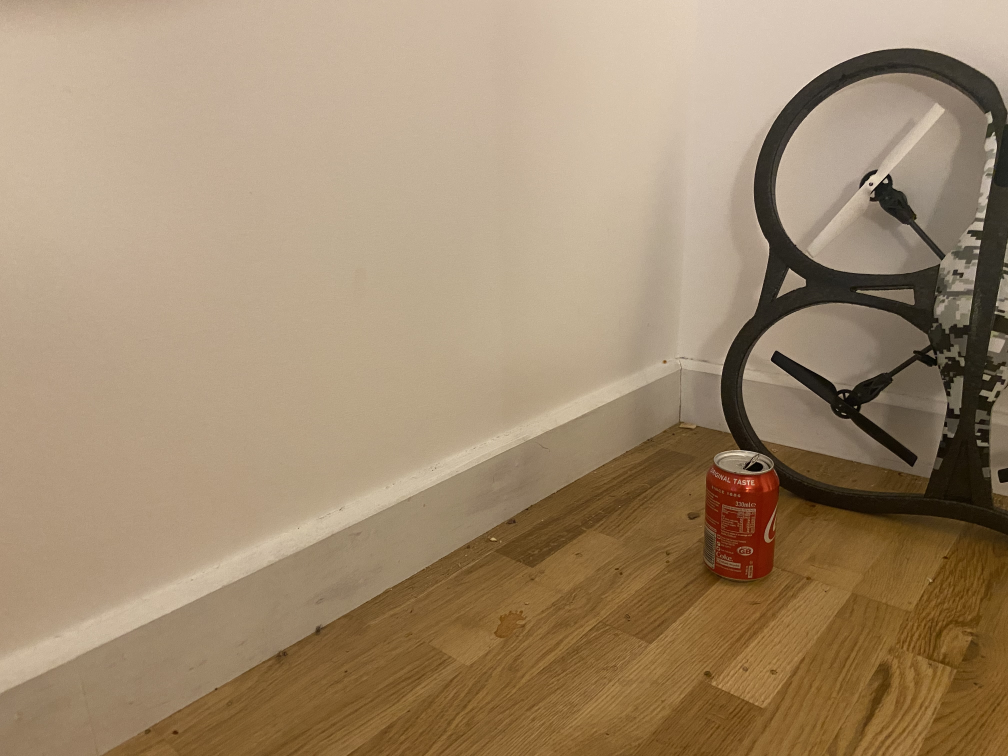
#> input picture Data/drone/IMG_7898.jpg, 4032 x 3024 px, given in place of IMG_7984.jpg, which was not available (shown at 1/4 size)
$ python City_SIFT.py
#> lines starting #> are read from the running program, lines starting #| are printed output that depends on the picture; pictures that were not available may be replaced by others from this repository, and a replacement may not be noted
import cv2
import numpy as np
import matplotlib.pyplot as plt
import time

# Set final stitched image dimensions
dim_x, dim_y = 1024, 768

# Function to plot a single image with a title
def plot_image(image, title, figsize=(10, 5)):
    '''Display a single image with a title.'''
    plt.figure(figsize=figsize)
    plt.axis('off')
    plt.title(title, fontsize=14)
    plt.imshow(cv2.cvtColor(image, cv2.COLOR_BGR2RGB))
    plt.show()

def detect_features(image):
    """
    Detect SIFT features and compute descriptors.
    """
    start_time = time.time()
    sift = cv2.SIFT_create()
    gray = cv2.cvtColor(image, cv2.COLOR_BGR2GRAY)
    keypoints, descriptors = sift.detectAndCompute(gray, None)
    end_time = time.time()
    print(f"Feature detection: {len(keypoints)} keypoints detected in {end_time - start_time:.2f} seconds.")
    return keypoints, descriptors

def match_features(des1, des2):
    """
    Match SIFT descriptors using FLANN-based matcher.
    """
    start_time = time.time()
    index_params = dict(algorithm=1, trees=5)  # FLANN_INDEX_KDTREE = 1
    search_params = dict(checks=50)

    flann = cv2.FlannBasedMatcher(index_params, search_params)
    matches = flann.knnMatch(des1, des2, k=2)

    # Lowe's ratio test
    good_matches = []
    for m, n in matches:
        if m.distance < 0.7 * n.distance:
            good_matches.append(m)
    end_time = time.time()
    print(f"Feature matching: {len(good_matches)} matches found in {end_time - start_time:.2f} seconds.")
    return good_matches

def compute_homography(matches, kp1, kp2):
    """
    Compute homography matrix using RANSAC.
    """
    if len(matches) < 10:
        print("Not enough matches to compute homography.")
        return None
    start_time = time.time()
    pts1 = np.float32([kp1[m.queryIdx].pt for m in matches]).reshape(-1, 1, 2)
    pts2 = np.float32([kp2[m.trainIdx].pt for m in matches]).reshape(-1, 1, 2)
    H, _ = cv2.findHomography(pts2, pts1, cv2.RANSAC, 5.0)
    end_time = time.time()
    print(f"Homography computation: Completed in {end_time - start_time:.2f} seconds.")
    return H

def stitch_images(images):
    """
    Stitches a list of images into a panorama.
    """
    start_time = time.time()
    base_img = images[0]
    h_base, w_base = base_img.shape[:2]
    base_img_corners = np.float32([[0, 0], [w_base, 0], [w_base, h_base], [0, h_base]]).reshape(-1, 1, 2)

    # Compute cumulative homographies and determine the canvas size
    homographies = [np.eye(3)]
    all_corners = [base_img_corners]

    for i in range(1, len(images)):
        print(f"Processing image {i + 1}...")
        kp1, des1 = detect_features(images[i - 1])
        kp2, des2 = detect_features(images[i])
        matches = match_features(des1, des2)

        H = compute_homography(matches, kp1, kp2)
        if H is None:
            print(f"Skipping image {i} due to insufficient matches.")
            continue

        H_cumulative = np.dot(homographies[-1], H)
        homographies.append(H_cumulative)

        h, w = images[i].shape[:2]
        corners = np.float32([[0, 0], [w, 0], [w, h], [0, h]]).reshape(-1, 1, 2)
        transformed_corners = cv2.perspectiveTransform(corners, H_cumulative)
        all_corners.append(transformed_corners)

    # Determine canvas size
    all_corners = np.concatenate(all_corners, axis=0)
    [x_min, y_min] = np.int32(all_corners.min(axis=0).ravel() - 0.5)
    [x_max, y_max] = np.int32(all_corners.max(axis=0).ravel() + 0.5)

    canvas_width = x_max - x_min
    canvas_height = y_max - y_min
    canvas = np.zeros((canvas_height, canvas_width, 3), dtype=np.uint8)

    # Warp each image into the canvas
    for i, img in enumerate(images):
        print(f"Warping image {i + 1}...")
        H_translation = np.array([[1, 0, -x_min], [0, 1, -y_min], [0, 0, 1]])
        warped_img = cv2.warpPerspective(img, np.dot(H_translation, homographies[i]), (canvas_width, canvas_height))

        mask = (warped_img > 0).astype(np.uint8)
        canvas = np.where(mask, warped_img, canvas)

    end_time = time.time()
    print(f"Image stitching completed in {end_time - start_time:.2f} seconds.")
    return canvas

# Main Function
if __name__ == "__main__":
    # Load images
    img1 = cv2.imread('IMG_7984.jpg')
#> img1 is the input picture: shape (3024, 4032, 3); mean B, G, R 109.7, 138, 160.5
    img2 = cv2.imread('IMG_7985.jpg')
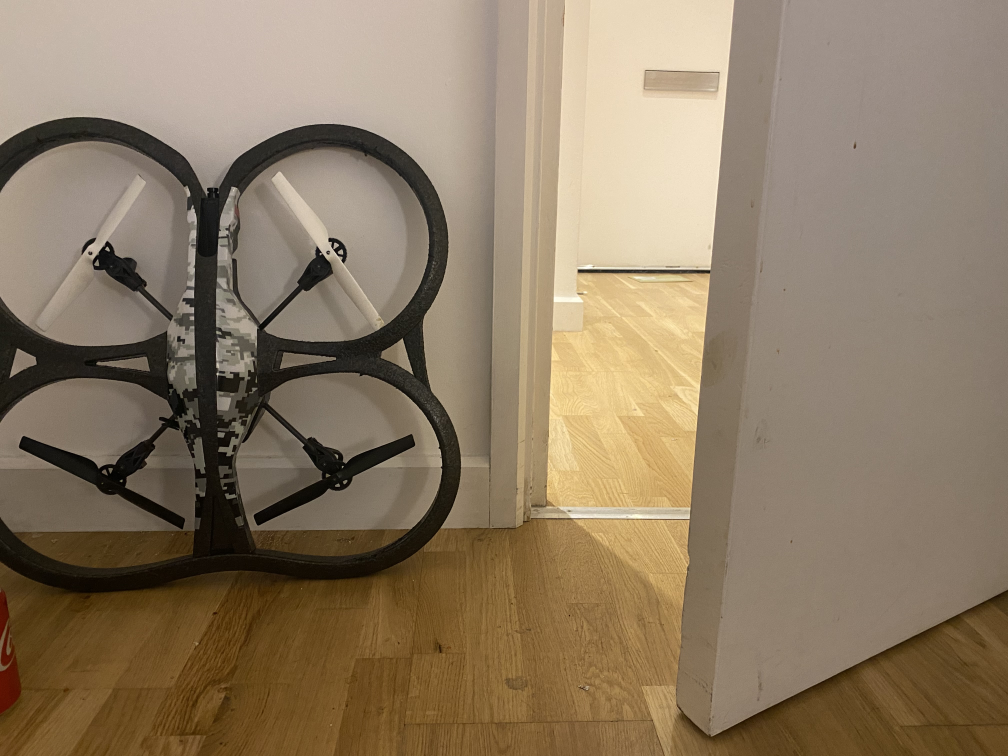
#> input picture Data/drone/IMG_7899.jpg, 4032 x 3024 px, given in place of IMG_7985.jpg, which was not available (shown at 1/4 size)
#> img2 is the input picture: shape (3024, 4032, 3); mean B, G, R 99.8, 123, 140.8
    img3 = cv2.imread('IMG_7986.jpg')
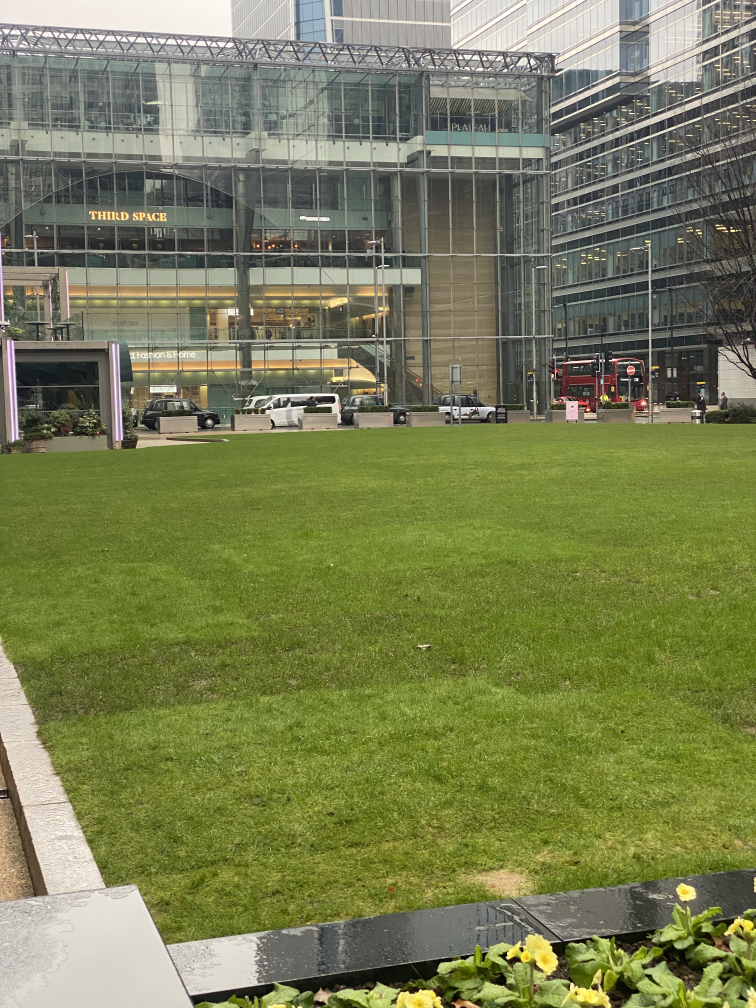
#> input picture Data/city/IMG_7986.jpg, 3024 x 4032 px, found by its file name (shown at 1/4 size)
#> img3 is the input picture: shape (4032, 3024, 3); mean B, G, R 83.9, 127.1, 121.2
    img1 = cv2.resize(img1, (dim_x, dim_y))
#> img1: shape (768, 1024, 3)
    img2 = cv2.resize(img2, (dim_x, dim_y))
#> img2: shape (768, 1024, 3)
    img3 = cv2.resize(img3, (dim_x, dim_y))
#> img3: shape (768, 1024, 3)
    images = [img1, img2, img3]

    # Visualize keypoints
    keypoints_drawn_1 = cv2.drawKeypoints(img1, detect_features(img1)[0], None, color=(0, 0, 255))
#> in detect_features, `keypoints, descriptors = sift.detectAndCompute(gray, None)`: keypoints = 700 keypoints; strongest (x, y, size): (885, 187, 2.6), (900, 184, 2.6), (902, 180, 3.5), (888, 175, 3.3)
#| Feature detection: 700 keypoints detected in 0.19 seconds.
    keypoints_drawn_2 = cv2.drawKeypoints(img2, detect_features(img2)[0], None, color=(0, 0, 255))
#> in detect_features (call 2), `keypoints, descriptors = sift.detectAndCompute(gray, None)`: keypoints = 699 keypoints; strongest (x, y, size): (589, 275, 2.8), (109, 253, 2.6), (341, 249, 3), (92, 257, 2.6)
#| Feature detection: 699 keypoints detected in 0.20 seconds.
    keypoints_drawn_3 = cv2.drawKeypoints(img3, detect_features(img3)[0], None, color=(0, 0, 255))
#> in detect_features (call 3), `keypoints, descriptors = sift.detectAndCompute(gray, None)`: keypoints = 5564 keypoints; strongest (x, y, size): (707, 723, 2.7), (863, 289, 2), (748, 286, 2), (431, 309, 2)
#| Feature detection: 5564 keypoints detected in 0.38 seconds.
    keypoints_combined = np.hstack((keypoints_drawn_1, keypoints_drawn_2, keypoints_drawn_3))
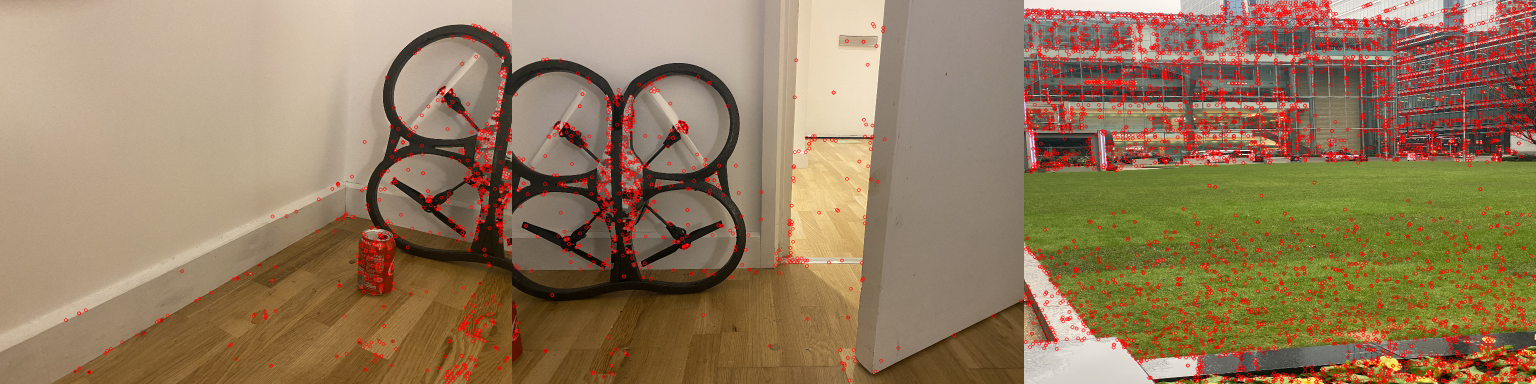
#> keypoints_combined: shape (768, 3072, 3) (shown at 1/2 size); mean B, G, R 93, 123.1, 148
    plot_image(keypoints_combined, "Keypoints")

    # Visualize matches
    matches_1_2 = match_features(detect_features(img1)[1], detect_features(img2)[1])
#> in detect_features (call 4), `keypoints, descriptors = sift.detectAndCompute(gray, None)`: keypoints = 700 keypoints; strongest (x, y, size): (885, 187, 2.6), (900, 184, 2.6), (902, 180, 3.5), (888, 175, 3.3)
#| Feature detection: 700 keypoints detected in 0.16 seconds.
#> in detect_features (call 5), `keypoints, descriptors = sift.detectAndCompute(gray, None)`: keypoints = 699 keypoints; strongest (x, y, size): (589, 275, 2.8), (109, 253, 2.6), (341, 249, 3), (92, 257, 2.6)
#| Feature detection: 699 keypoints detected in 0.14 seconds.
#> in match_features, `matches = flann.knnMatch(des1, des2, k=2)`: matches = 700 matches
#> after the loop in match_features, `for m, n in matches:`: good_matches = 107 matches
#| Feature matching: 107 matches found in 0.01 seconds.
#> matches_1_2 = 107 matches
    matches_2_3 = match_features(detect_features(img2)[1], detect_features(img3)[1])
#| Feature detection: 699 keypoints detected in 0.17 seconds.
#> in detect_features (call 7), `keypoints, descriptors = sift.detectAndCompute(gray, None)`: keypoints = 5564 keypoints; strongest (x, y, size): (707, 723, 2.7), (863, 289, 2), (748, 286, 2), (431, 309, 2)
#| Feature detection: 5564 keypoints detected in 0.28 seconds.
#> in match_features (call 2), `matches = flann.knnMatch(des1, des2, k=2)`: matches = 699 matches
#> after the loop in match_features (call 2), `for m, n in matches:`: good_matches = 4 matches
#| Feature matching: 4 matches found in 0.04 seconds.
#> matches_2_3 = 4 matches

    matches_drawn_1_2 = cv2.drawMatches(img1, detect_features(img1)[0], img2, detect_features(img2)[0], matches_1_2[:50], None,
                                        matchColor=(0, 0, 255), flags=cv2.DrawMatchesFlags_NOT_DRAW_SINGLE_POINTS)
#> in detect_features (call 8), `keypoints, descriptors = sift.detectAndCompute(gray, None)`: keypoints = 700 keypoints; strongest (x, y, size): (885, 187, 2.6), (900, 184, 2.6), (902, 180, 3.5), (888, 175, 3.3)
#| Feature detection: 700 keypoints detected in 0.17 seconds.
#> in detect_features (call 9), `keypoints, descriptors = sift.detectAndCompute(gray, None)`: keypoints = 699 keypoints; strongest (x, y, size): (589, 275, 2.8), (109, 253, 2.6), (341, 249, 3), (92, 257, 2.6)
#| Feature detection: 699 keypoints detected in 0.17 seconds.
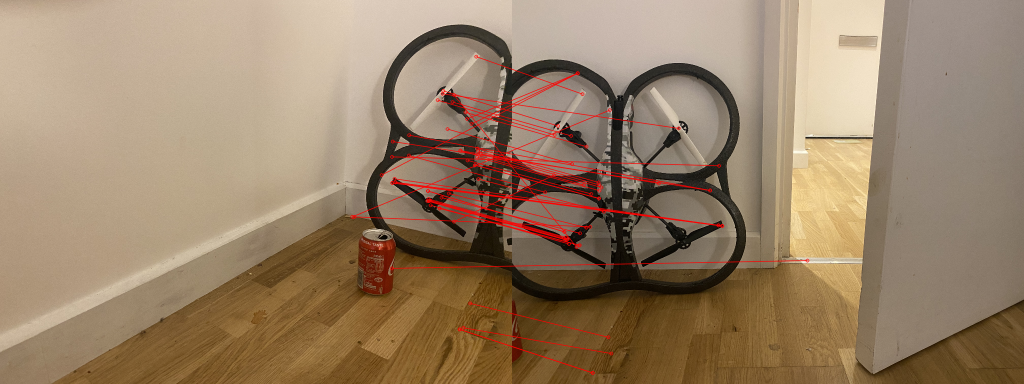
#> matches_drawn_1_2: shape (768, 2048, 3) (shown at 1/2 size); mean B, G, R 103.6, 129.2, 152.7
    matches_drawn_2_3 = cv2.drawMatches(img2, detect_features(img2)[0], img3, detect_features(img3)[0], matches_2_3[:50], None,
                                        matchColor=(0, 0, 255), flags=cv2.DrawMatchesFlags_NOT_DRAW_SINGLE_POINTS)
#| Feature detection: 699 keypoints detected in 0.17 seconds.
#> in detect_features (call 11), `keypoints, descriptors = sift.detectAndCompute(gray, None)`: keypoints = 5564 keypoints; strongest (x, y, size): (707, 723, 2.7), (863, 289, 2), (748, 286, 2), (431, 309, 2)
#| Feature detection: 5564 keypoints detected in 0.32 seconds.
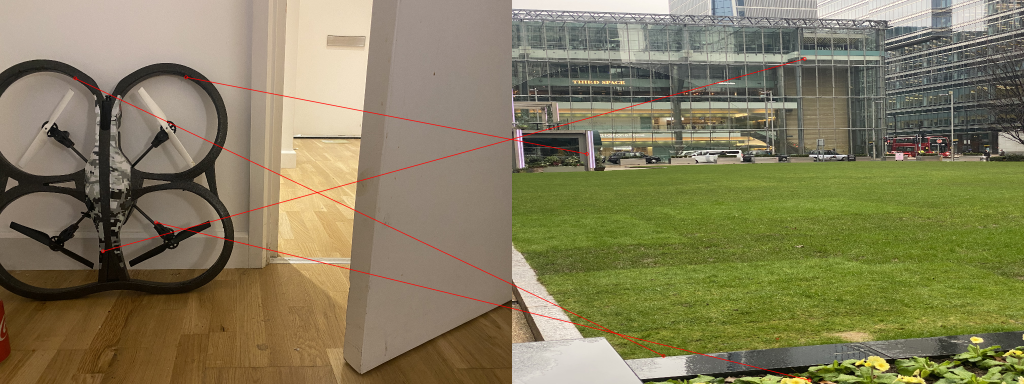
#> matches_drawn_2_3: shape (768, 2048, 3) (shown at 1/2 size); mean B, G, R 91.3, 124.4, 131.4

    plot_image(matches_drawn_1_2, "Matched Keypoints between Image 1 and Image 2")
    plot_image(matches_drawn_2_3, "Matched Keypoints between Image 2 and Image 3")

    # Stitch images into a panorama
    stitched_panorama = stitch_images(images)
#> the loop in stitch_images, `for i in range(1, len(images)):` made 2 passes
#> (index_params in match_features, search_params in match_features, matches, h, w, corners) on pass 1: ({'algorithm': 1, 'trees': 5}, {'checks': 50}, 107 matches, 768, 1024, [[0, 0], [1024, 0], [1024, 768], [0, 768]])
#> (index_params in match_features, search_params in match_features, matches) on pass 2: ({'algorithm': 1, 'trees': 5}, {'checks': 50}, 3 matches)
#> (printed output is left out)
#> after the loop in stitch_images, `for i in range(1, len(images)):`: all_corners = [[[0, 0], [1024, 0], [1024, 768], [0, 768]], [[814.8, -143.8], [2103.1, 59.28], [1819.1, 827.4], [684.4, 660.6]]]; homographies = [[[1, 0, 0], [0, 1, 0], [0, 0, 1]], [[1.29, -0.0455, 814.8], [0.199, 1.17, -143.8], [1.66e-05, 0.000182, 1]]]
#> in stitch_images, `all_corners = np.concatenate(all_corners, axis=0)`: all_corners = [[0, 0], [1024, 0], [1024, 768], [0, 768], [814.8, -143.8], [2103.1, 59.28], [1819.1, 827.4], [684.4, 660.6]]
#> in stitch_images, `[x_min, y_min] = np.int32(all_corners.min(axis=0).ravel() - 0.5)`: x_min = 0; y_min = -144
#> in stitch_images, `[x_max, y_max] = np.int32(all_corners.max(axis=0).ravel() + 0.5)`: x_max = 2103; y_max = 827
#> in stitch_images, `canvas_width = x_max - x_min`: canvas_width = 2103
#> in stitch_images, `canvas_height = y_max - y_min`: canvas_height = 971
#> the loop in stitch_images, `for i, img in enumerate(images):` made 3 passes
#> (printed output is left out)
#> pass 1, in stitch_images, `mask = (warped_img > 0).astype(np.uint8)`:
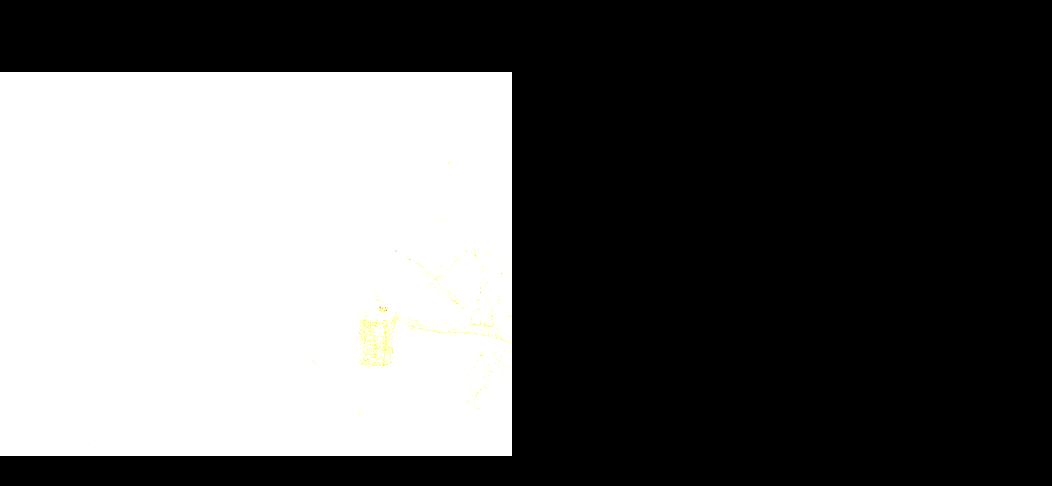
#> mask: shape (971, 2103, 3) (shown at 1/2 size); mean B, G, R 0.384, 0.385, 0.385; drawn with 1 as white
#> after the loop in stitch_images, `for i, img in enumerate(images):`:
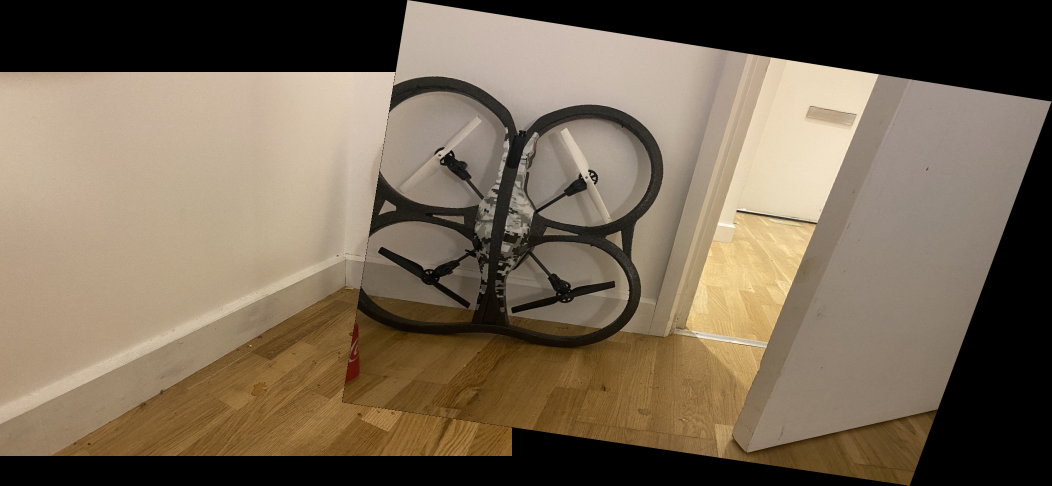
#> canvas: shape (971, 2103, 3) (shown at 1/2 size); mean B, G, R 85.3, 104.6, 119.6
#> (the run stopped early here; a loop or call above may not have finished)
